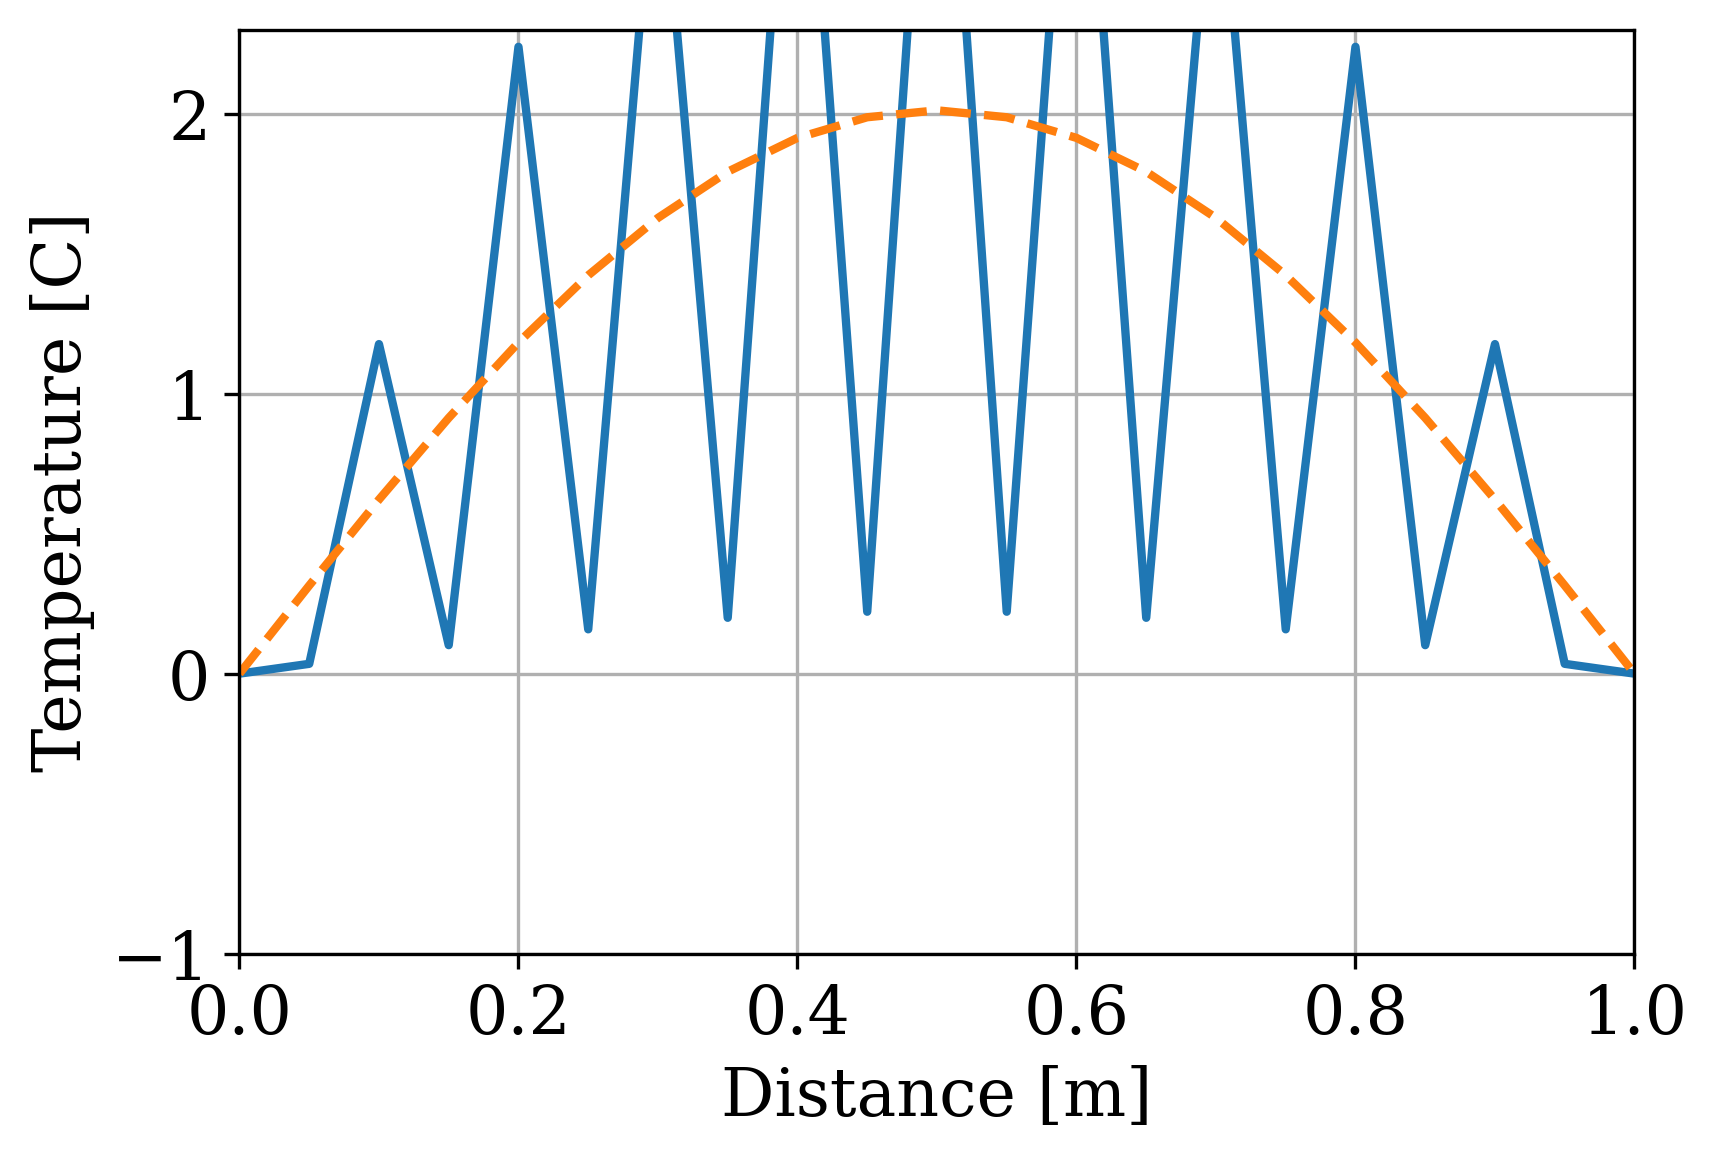

Reproduce this figure in Python.
import os
import numpy as np

from devito import (Grid, Function, TimeFunction, Eq, Operator, switchconfig,
                    configuration, SubDomain, norm)
from devito.symbolics import retrieve_functions, INT

from devito.petsc import PETScSolve, EssentialBC
from devito.petsc.initialize import PetscInitialize

import matplotlib.pyplot as plt

configuration['compiler'] = 'custom'
os.environ['CC'] = 'mpicc'


# python3 1d_heat_explicit.py

# 1D test
# Solving T.dt = alpha * T.laplace + sigma(x, t)
# Dirichlet BCs: T(0, t) = 0, T(L, t) = 0
# Initial condition: T_0(x) = sin(2pix)
# Manufactured solution: T(x,t) = exp(-4*pi^2*alpha*t)*sin(2pix) + (2/(pi^2*alpha))*(1-exp(-pi^2*alpha*t))*sin(pix), with corresponding RHS sigma(x, t) = 2sin(pix)
# ref - https://aquaulb.github.io/book_solving_pde_mooc/solving_pde_mooc/notebooks/04_PartialDifferentialEquations/04_03_Diffusion_Explicit.html

PetscInitialize()

# Subdomains to implement BCs
class SubLeft(SubDomain):
    name = 'subleft'

    def define(self, dimensions):
        x, = dimensions
        return {x: ('left', 1)}


class SubRight(SubDomain):
    name = 'subright'

    def define(self, dimensions):
        x, = dimensions
        return {x: ('right', 1)}


sub1 = SubLeft()
sub2 = SubRight()

subdomains = (sub1, sub2,)


def exact(x, t, alpha):
    tmp1 = np.exp(-4.0 * np.pi**2 * alpha * t) * np.sin(2.0 * np.pi * x)
    tmp2 = (2.0 / (np.pi**2 * alpha)) * (1.0 - np.exp(-np.pi**2 * alpha * t)) * np.sin(np.pi * x)
    return tmp1 + tmp2

Lx = np.float64(1.)

# n = 9, 17, 33, 65, 129, 257, 513, 1025, 2049, 4097, 8193
n_values = [2**k + 1 for k in range(3, 14)]
n_values = [21]

dx = np.array([Lx/(n-1) for n in n_values])

alpha = 0.1
ti = 0.
tf = 5.0
fourier = 0.53
dt = fourier * dx[0]**2 / alpha
nt = int((tf - ti) / dt)

infinity_norms = []
discrete_l2_norms = []
ksp_iters = []

for n in n_values:
    grid = Grid(
        shape=(n,), extent=(Lx,), subdomains=subdomains, dtype=np.float64
    )

    T = TimeFunction(name='T', grid=grid, space_order=2)
    bc = Function(name='bc', grid=grid, space_order=2)
    sigma = Function(name='sigma', grid=grid, space_order=2)

    X = np.linspace(0, Lx, n).astype(np.float64)

    T.data[0] = np.sin(2.0 * np.pi * X)  # Initial condition

    eqn = Eq(T.dt, alpha*T.laplace + sigma, subdomain=grid.interior)

    bc.data[:] = np.float64(0.0)

    sigma.data[:] = 2.0 * np.sin(np.pi * X)

    # Create boundary condition expressions using subdomains
    bcs = [EssentialBC(T.forward, bc, subdomain=sub1)]
    bcs += [EssentialBC(T.forward, bc, subdomain=sub2)]

    exprs = [eqn] + bcs
    petsc = PETScSolve(
        exprs,
        target=T.forward,
        solver_parameters={'ksp_rtol': 1e-10, 'ksp_type': 'gmres', 'pc_type': 'none'},
        options_prefix='heat_explicit'
    )

    with switchconfig(log_level='DEBUG'):
        op = Operator(petsc, language='petsc')
        summary = op.apply(time=nt, dt=dt)


        print(op.ccode)

    # u_exact = Function(name='u_exact', grid=grid, space_order=2)
    # u_exact.data[:] = exact(X)

    # diff = Function(name='diff', grid=grid, space_order=2)
    # diff.data[:] = u_exact.data[:] - u.data[:]

#     # Compute infinity norm using numpy
#     # TODO: Figure out how to compute the infinity norm using Devito
#     infinity_norm = np.linalg.norm(diff.data[:].ravel(), ord=np.inf)
#     infinity_norms.append(infinity_norm)

#     # Compute discrete L2 norm (RMS error)
#     n_interior = np.prod([s - 1 for s in grid.shape])
#     discrete_l2_norm = norm(diff) / np.sqrt(n_interior)
#     discrete_l2_norms.append(discrete_l2_norm)


u_exact = Function(name='u_exact', grid=grid, space_order=2)
u_exact.data[:] = exact(X, 5.0, alpha)

from matplotlib import pyplot

# Set the font family and size to use for Matplotlib figures.
pyplot.rcParams['font.family'] = 'serif'
pyplot.rcParams['font.size'] = 16


# Plot the temperature along the rod.
pyplot.figure(figsize=(6.0, 4.0))
pyplot.xlabel('Distance [m]')
pyplot.ylabel('Temperature [C]')
pyplot.grid()
pyplot.plot(X, T.data[-1], color='C0', linestyle='-', linewidth=2)
pyplot.plot(X, u_exact.data[:], color='C1', linestyle='--', linewidth=2)
pyplot.xlim(0.0, 1.)
pyplot.ylim(-1.0, 2.3)

# save fig
fig_path = '1d_heat_explicit.png'
pyplot.savefig(fig_path, bbox_inches='tight', dpi=300)
